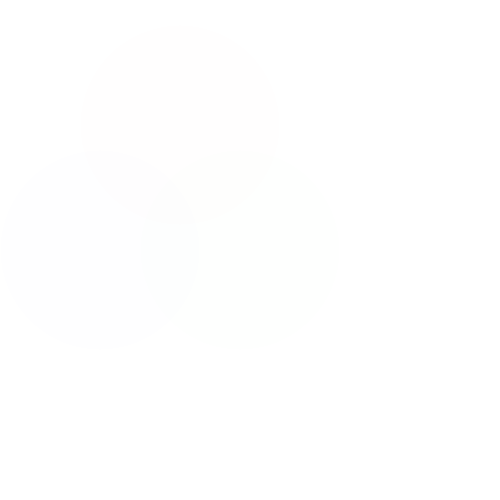
Frame 1 (no input)
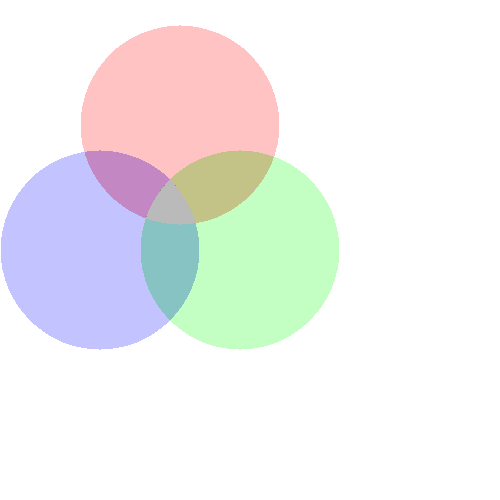
Frame 60 (no input)
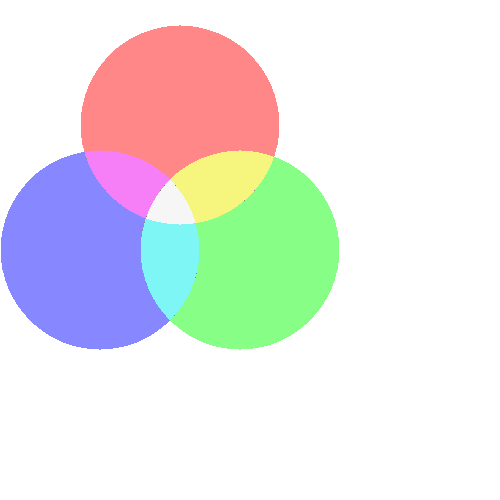
Frame 120 (the mouse pressed at the canvas centre since frame 60)

The p5.js sketch that drew these frames (run headless with seeded random() and noise() and a simulated clock; from frame 60 on, the mouse is pressed at the canvas centre):

// p5.js sketch
// ── sketch.js
function setup() {
  createCanvas(500, 500);
}

function draw() {
  
  //red
  fill(170, 0, 0, 1)
  noStroke();
  circle(180, 125, 200);
  
   //green
  fill(0, 175, 0, 1)
  circle(240, 250, 200);
  
  //blue
  fill(0, 0, 170, 1)
  circle(100, 250, 200);

}
